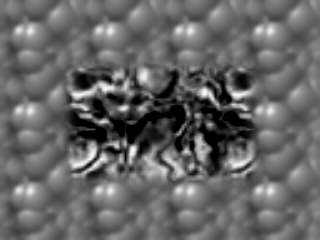
%> input picture ps5_octave/input/TestSeq/Shift0.png, 320 x 240 px
$ octave HierarchicalLK.m   (GNU Octave 9; MATLAB toolbox functions it lacks are replaced by stand-ins)
%> lines starting %> are read from the running program, lines starting %| are printed output that depends on the picture
### ps5_octave/Reduce.m
%Gaussian pyramid
function reduced = Reduce(img)

    h = [1 4 6 4 1]/16;
    %reduced = conv2(conv2(img,h,'same'),h','same')(1:2:end,1:2:end);
    reduced = imfilter(imfilter(img,h,'symmetric'),h','symmetric')(1:2:end,1:2:end);

### ps5_octave/LKopticFlow.m
function [u,v] = LKopticFlow(I_base,I_motion)

    kernel = [-1 8 0 -8 1]/12;
    Ix = conv2(I_base,kernel,'same');
    Iy = conv2(I_base,kernel','same');
    [Gmag, Gdir] = imgradient(Ix, Iy);
    normIx = Ix./Gmag;
    normIy = Iy./Gmag;
    h = ones(5,5);

    sumIxIx = imfilter(Ix.*Ix,h);
    sumIyIy = imfilter(Iy.*Iy,h);
    sumIxIy = imfilter(Ix.*Iy,h);

    [x,y] = meshgrid(1:size(I_base,2),1:size(I_base,1));
    u0 = 0; v0 = 0;
    d_previous = 0;

    %while 1
        XI = x - u0;
        YI = y - v0;
        warped = imremap(I_base,XI,YI);

        It = I_motion - warped;

        sumIxIt = imfilter(Ix.*It,h);
        sumIyIt = imfilter(Iy.*It,h);

        detA = (sumIxIx.*sumIyIy) - (sumIxIy.*sumIxIy);
        detB1 = (-sumIxIt.*sumIyIy) - (sumIxIy.*(-sumIyIt));
        detB2 = (sumIxIx.*(-sumIyIt)) - (-sumIxIt.*sumIxIy);
        u = detB1./detA;
        v = detB2./detA;
        threshold = 0.0039;
        lamda1 = (sumIxIx + sumIyIy)/2 + sqrt(4*sumIxIy.^2 + (sumIxIx - sumIyIy).^2)/2;
        lamda2 = (sumIxIx + sumIyIy)/2 - sqrt(4*sumIxIy.^2 + (sumIxIx - sumIyIy).^2)/2;
        u(lamda1 < threshold & lamda2 < threshold) = 0;
        v(lamda1 < threshold & lamda2 < threshold) = 0;

        speed = -It./Gmag;
        u_norm = speed.*normIx;
        v_norm = speed.*normIy;
        u_nan = find(isnan(u));
        v_nan = find(isnan(v));
        u(u_nan) = u_norm(u_nan);
        v(v_nan) = v_norm(v_nan);

        % [13 lines of commented-out code are left out]

### ps5_octave/HierarchicalLK.m
clear all, close all, clc;
pkg load image;
pkg load signal;

N_levels = 4

R1{1} = im2double(imread('input/TestSeq/Shift0.png'));
R2{1} = im2double(imread('input/TestSeq/ShiftR5U5.png'));
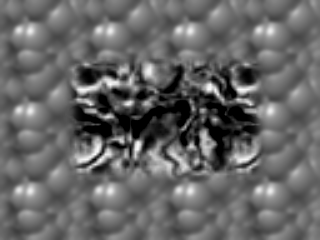
%> input picture ps5_octave/input/TestSeq/ShiftR5U5.png, 320 x 240 px
for i = 2:N_levels
    R1{i} = Reduce(R1{i-1});
    R2{i} = Reduce(R2{i-1});
end
%> after the loop, R1 = 4 items; R2 = 4 items

u_exp = zeros(size(R1{N_levels}));
%> u_exp: size 30x40 double; every value is 0
v_exp = zeros(size(R1{N_levels}));
[x,y] = meshgrid(1:size(u_exp,2),1:size(u_exp,1));

for i = flip(1:N_levels)

    XI = x - u_exp;
    YI = y - v_exp;
    warped = imremap(R1{i},XI,YI);
    [u,v] = LKopticFlow(warped,R2{i});
    u_exp = u_exp + u;
    v_exp = v_exp + v;
    u_out = u_exp;
    v_out = v_exp;
    [x_out,y_out] = meshgrid(1:size(u_out,2),1:size(u_out,1));
    [xq,yq] = meshgrid(1:0.5:size(u,2)+0.5,1:0.5:size(u,1)+0.5);
    u_exp = 2*interp2(x,y,u_exp,xq,yq);
    v_exp = 2*interp2(x,y,v_exp,xq,yq);
    [x,y] = meshgrid(1:size(u_exp,2),1:size(u_exp,1));

end
%> this loop made 4 passes
%> pass 1, `XI = x - u_exp;`:
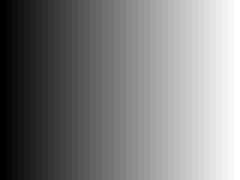
%> XI: size 30x40 double (shown 6 times larger); min 1, max 40, mean 20.5; drawn with min black and max white
%> pass 1, `YI = y - v_exp;`:
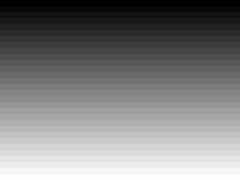
%> YI: size 30x40 double (shown 6 times larger); min 1, max 30, mean 15.5; drawn with min black and max white
%> pass 1, in LKopticFlow, `Ix = conv2(I_base,kernel,'same');`:
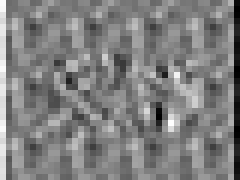
%> Ix: size 30x40 double (shown 6 times larger); min -0.289, max 0.288, mean 0.000352; drawn with min black and max white
%> after the loop:
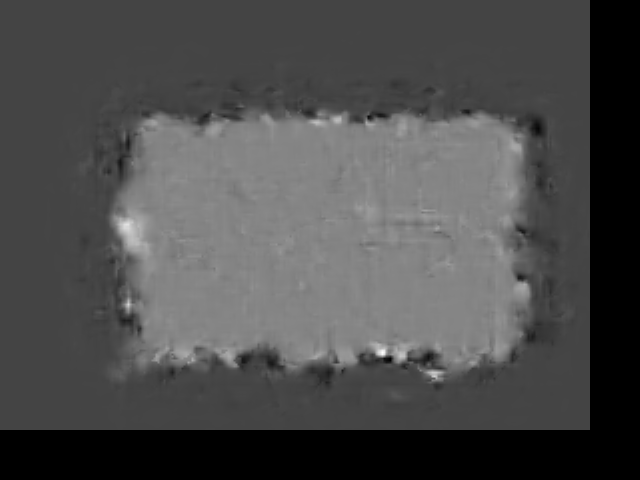
%> u_exp: size 480x640 double; 17.42% of the values are NaN or infinite; the others: min -10.74, max 28.98, mean 3.76; drawn with min black, max white, NaN and infinite black
%> after the loop:
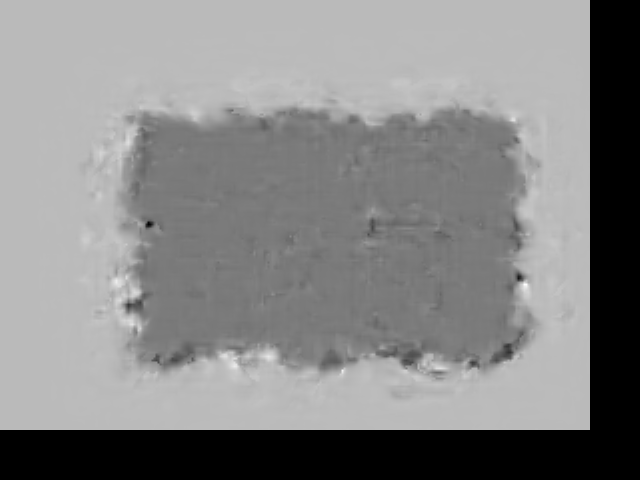
%> v_exp: size 480x640 double; 17.42% of the values are NaN or infinite; the others: min -29.21, max 10.62, mean -3.82; drawn with min black, max white, NaN and infinite black

u_deci = u_out(1:10:end, 1:10:end);
v_deci = v_out(1:10:end, 1:10:end);
X_deci = x_out(1:10:end, 1:10:end);
Y_deci = y_out(1:10:end, 1:10:end);
imshow(R1{1});hold on;
quiver(X_deci, Y_deci, u_deci,v_deci, 'y')
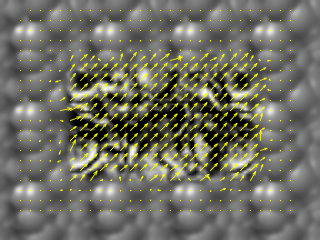
%> figure redrawn from the program's plot data

%> (the run ends here)
